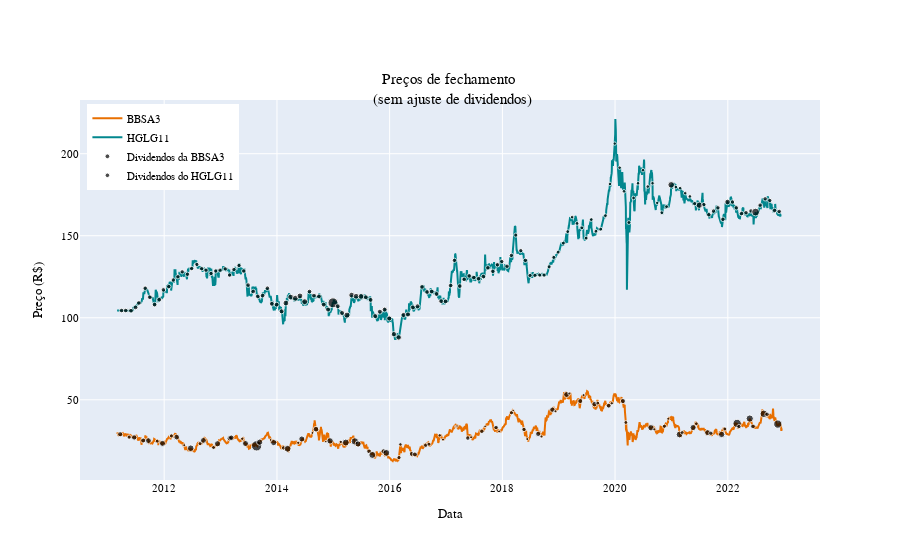

The cell this chart's notebook holds for it:
### Code cell
# Plotar os preços da BBSA3 e HGLG11 sem ajustes
fig = go.Figure()
fig.add_trace(
    go.Scatter(
        x=bbas3_precos["data"],
        y=bbas3_precos["preco"],
        mode="lines",
        name="BBSA3",
        line=dict(color="#e86f00"),
    )
)
fig.add_trace(
    go.Scatter(
        x=hglg11_precos["data"],
        y=hglg11_precos["preco"],
        mode="lines",
        name="HGLG11",
        line=dict(color="#02878e"),
    )
)
# Adicionar os pontos de dividendos da BBSA3 no próprio gráfico de preços
fig.add_trace(
    go.Scatter(
        x=bbas3_precos.query('valor_div > 0').data,
        y=bbas3_precos.query('valor_div > 0')["preco"],
        mode="markers",
        name="Dividendos da BBSA3",
        marker=dict(
            color="black",
            size=(30 * bbas3_precos.query('valor_div > 0')["dividend_yield(%)"]) ** 0.5,
            symbol="circle"),
    )
)
# Adicionar os pontos de dividendos da HGLG11 no próprio gráfico de preços, sendo que o tamanho dos pontos é proporcional ao valor do dividendo
fig.add_trace(
    go.Scatter(
        x=hglg11_precos.query('valor_div > 0').data,
        y=hglg11_precos.query('valor_div > 0')["preco"],
        mode="markers",
        name="Dividendos do HGLG11",
        marker=dict(
            color="black",
            size=(30 * hglg11_precos.query('valor_div > 0')["dividend_yield(%)"]) ** 0.5,
            symbol="circle"),
    )
)
fig.update_layout(
    font=dict(family="Fira Code", size=11, color="black"),
    title="Preços de fechamento <br> (sem ajuste de dividendos)",
    title_x=0.5,
    title_y=0.85,
    xaxis_title="Data",
    yaxis_title="Preço (R$)",
    legend=dict(yanchor="top", y=0.99, xanchor="left", x=0.01),
)
fig.show()
# py.plot(fig, filename = 'hglg_petr_2', auto_open=True)

### Figure 1 — Plotly figure (JSON) as saved in the notebook; plotly's stock layout.template omitted (floating-point values rounded to 4 significant figures; data arrays with more than 128 entries replaced by an {"elided": "..."} marker saying what was removed)
{"data": [{"line": {"color": "#e86f00"}, "mode": "lines", "name": "BBSA3", "type": "scatter", "x": {"elided": "2928 str values"}, "y": {"elided": "2928 float values"}}, {"line": {"color": "#02878e"}, "mode": "lines", "name": "HGLG11", "type": "scatter", "x": {"elided": "2772 str values"}, "y": {"elided": "2772 float values"}}, {"marker": {"color": "black", "size": [5.116, 4.157, 5.344, 5.018, 5.766, 3.903, 5.961, 4.097, 5.683, 2.916, 6.592, 3.992, 5.827, 3.917, 6.199, 5.43, 5.436, 3.35, 6.019, 10.33, 6.238, 2.799, 6.231, 4.379, 6.845, 3.2, 6.072, 2.815, 5.611, 2.613, 6.393, 3.357, 6.87, 7.413, 6.14, 4.783, 6.977, 5.253, 6.83, 4.289, 3.592, 4.857, 4.976, 4.338, 4.069, 3.411, 2.994, 1.521, 2.521, 4.535, 2.945, 4.459, 2.601, 4.495, 2.841, 4.184, 2.374, 4.485, 2.981, 5.262, 3.047, 5.331, 2.961, 5.777, 2.951, 5.028, 3.115, 5.317, 3.816, 4.859, 3.323, 5.172, 3.878, 6.345, 3.105, 4.152, 3.02, 6.735, 3.814, 6.131, 3.779, 5.904, 4.325, 6.394, 4.036, 8.337, 4.335, 7.236, 4.716, 7.55, 4.466, 8.281], "symbol": "circle"}, "mode": "markers", "name": "Dividendos da BBSA3", "type": "scatter", "x": ["2011-03-22T00:00:00", "2011-05-19T00:00:00", "2011-06-21T00:00:00", "2011-08-18T00:00:00", "2011-09-21T00:00:00", "2011-11-17T00:00:00", "2011-12-21T00:00:00", "2012-02-17T00:00:00", "2012-03-22T00:00:00", "2012-05-10T00:00:00", "2012-06-21T00:00:00", "2012-08-21T00:00:00", "2012-09-11T00:00:00", "2012-11-16T00:00:00", "2012-12-12T00:00:00", "2013-03-01T00:00:00", "2013-03-11T00:00:00", "2013-05-21T00:00:00", "2013-06-11T00:00:00", "2013-08-22T00:00:00", "2013-09-11T00:00:00", "2013-11-21T00:00:00", "2013-12-11T00:00:00", "2014-02-13T00:00:00", "2014-03-11T00:00:00", "2014-05-19T00:00:00", "2014-06-11T00:00:00", "2014-08-19T00:00:00", "2014-09-11T00:00:00", "2014-11-14T00:00:00", "2014-12-11T00:00:00", "2015-02-19T00:00:00", "2015-03-23T00:00:00", "2015-05-21T00:00:00", "2015-06-11T00:00:00", "2015-08-21T00:00:00", "2015-09-11T00:00:00", "2015-11-23T00:00:00", "2015-12-11T00:00:00", "2016-03-02T00:00:00", "2016-03-11T00:00:00", "2016-05-23T00:00:00", "2016-06-13T00:00:00", "2016-08-22T00:00:00", "2016-09-12T00:00:00", "2016-11-21T00:00:00", "2016-12-12T00:00:00", "2017-03-01T00:00:00", "2017-03-13T00:00:00", "2017-05-22T00:00:00", "2017-06-12T00:00:00", "2017-08-21T00:00:00", "2017-09-11T00:00:00", "2017-11-21T00:00:00", "2017-12-11T00:00:00", "2018-03-01T00:00:00", "2018-03-12T00:00:00", "2018-05-21T00:00:00", "2018-06-11T00:00:00", "2018-08-21T00:00:00", "2018-09-11T00:00:00", "2018-11-21T00:00:00", "2018-12-11T00:00:00", "2019-02-21T00:00:00", "2019-03-11T00:00:00", "2019-05-21T00:00:00", "2019-06-11T00:00:00", "2019-08-21T00:00:00", "2019-09-11T00:00:00", "2019-11-21T00:00:00", "2019-12-11T00:00:00", "2020-02-21T00:00:00", "2020-03-11T00:00:00", "2020-08-21T00:00:00", "2020-09-11T00:00:00", "2020-11-16T00:00:00", "2020-12-11T00:00:00", "2021-02-22T00:00:00", "2021-03-11T00:00:00", "2021-05-21T00:00:00", "2021-06-11T00:00:00", "2021-08-23T00:00:00", "2021-09-13T00:00:00", "2021-11-22T00:00:00", "2021-12-13T00:00:00", "2022-03-02T00:00:00", "2022-03-14T00:00:00", "2022-05-23T00:00:00", "2022-06-13T00:00:00", "2022-08-22T00:00:00", "2022-09-12T00:00:00", "2022-11-21T00:00:00"], "y": [29, 27.25, 27.05, 25.2, 25.1, 24.79, 23.42, 28, 27.24, 22.33, 20.49, 23.3, 25.25, 20.91, 23.2, 26.55, 26.9, 26.25, 23.35, 21.95, 24.19, 25.5, 23.93, 20.68, 20.15, 23.8, 26.12, 29.82, 32.07, 24.48, 24.95, 24.35, 23.96, 24.63, 23.07, 18.56, 16.4, 18.57, 17.65, 14.77, 22.85, 17, 16.69, 22.31, 22.95, 28.33, 25.75, 33.6, 34.05, 26.68, 27.18, 30.82, 33.83, 33.15, 30.7, 42.1, 43.48, 31.91, 26.06, 29.22, 27.62, 44, 42.99, 53.2, 53.8, 49.23, 52.9, 47.35, 47.99, 46.38, 47.85, 49.22, 36.19, 32.95, 32, 33.9, 38.49, 28.83, 30.05, 33.08, 35.4, 29.98, 29.63, 28.89, 32.23, 35.6, 33.63, 38.56, 33.76, 41.47, 41.18, 35.2]}, {"marker": {"color": "black", "size": {"elided": "141 float values"}, "symbol": "circle"}, "mode": "markers", "name": "Dividendos do HGLG11", "type": "scatter", "x": {"elided": "141 str values"}, "y": {"elided": "141 float values"}}], "layout": {"font": {"color": "black", "family": "Fira Code", "size": 11}, "legend": {"x": 0.01, "xanchor": "left", "y": 0.99, "yanchor": "top"}, "title": {"text": "Preços de fechamento <br> (sem ajuste de dividendos)", "x": 0.5, "y": 0.85}, "xaxis": {"title": {"text": "Data"}}, "yaxis": {"title": {"text": "Preço (R$)"}}}}
